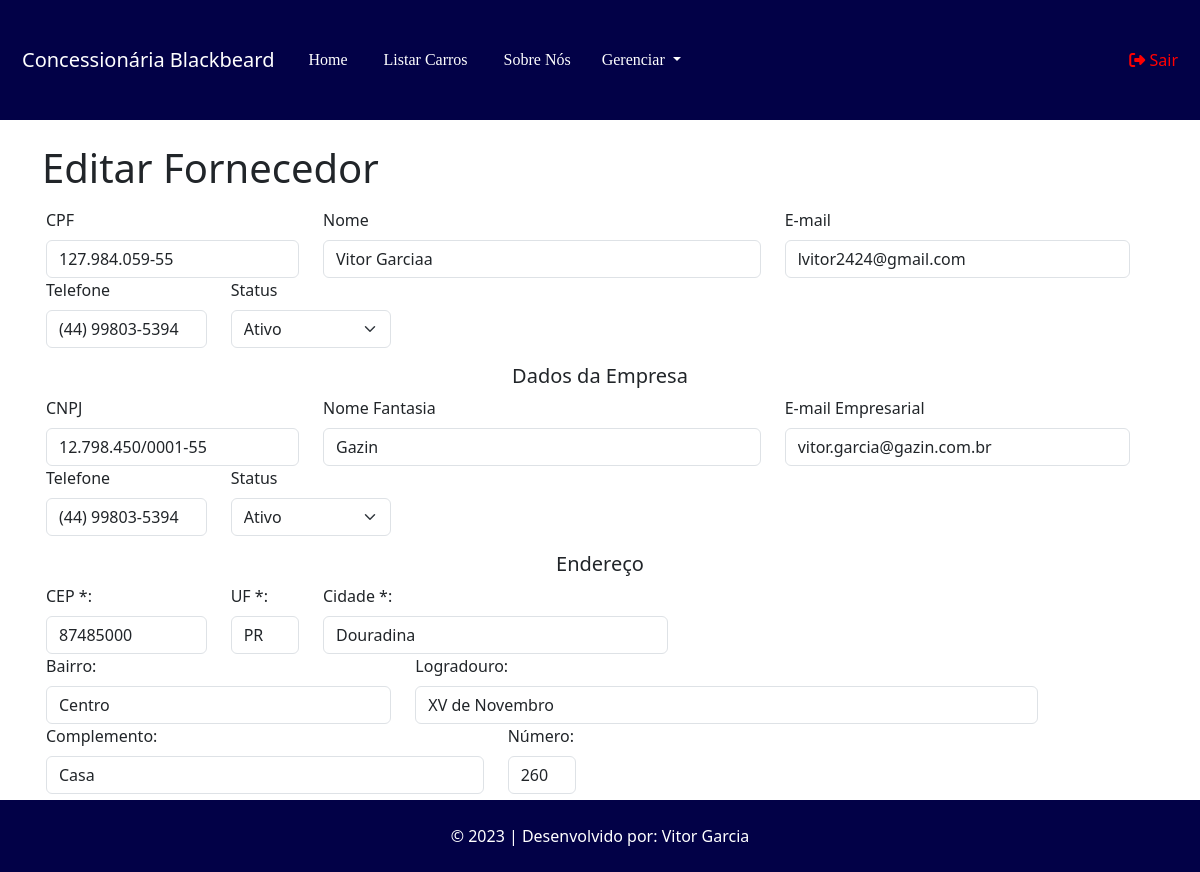
/fornecedor/edicao/1 (signed in), run on the app's committed database.
### tables this page shows
CREATE TABLE `fornecedor` (
  `id` int(11) NOT NULL,
  `nome` varchar(100) NOT NULL,
  `telefone` varchar(20) NOT NULL,
  `email` varchar(100) NOT NULL,
  `cpf` char(15) NOT NULL,
  `status` varchar(12) NOT NULL,
  `cep` varchar(10) DEFAULT NULL,
  `uf` varchar(2) DEFAULT NULL,
  `cidade` varchar(255) DEFAULT NULL,
  `bairro` varchar(255) DEFAULT NULL,
  `logradouro` varchar(255) DEFAULT NULL,
  `complemento` varchar(255) DEFAULT NULL,
  `numero` varchar(10) DEFAULT NULL,
  `cnpj` char(20) NOT NULL,
  `email_empresa` varchar(100) NOT NULL,
  `nome_fantasia` varchar(255) NOT NULL
);

### App/Controllers/Controller.php (called while the page is built, shortened)
<?php
abstract class Controller
{
    private $viewVar;
    public function render($view)
    {
        $viewVar = $this->getViewVar();
        require_once PATH . '/App/Views/layouts/cabecalho.php';
        require_once PATH . '/App/Views/layouts/menu.php';
        require_once PATH . '/App/Views/' . $view . '.php';
        require_once PATH . '/App/Views/layouts/rodape.php';
    }
    public function getViewVar()
    {
        return $this->viewVar;
    }
    public function setViewParam($varName, $varValue)
    {
        if ($varName != "" && $varValue != "") {
            $this->viewVar[$varName] = $varValue;
        }
    }
}

### App/Controllers/FornecedorController.php (called while the page is built, shortened)
<?php
class FornecedorController extends Controller
{
    public function edicao($params){
        $idFornecedor = $params[0];
        $fornecedorDAO = new FornecedorDAO();
        $fornecedor = $fornecedorDAO->listar($idFornecedor);
        $this->render('/fornecedor/editar');
    }
}

### index.php (called while the page is built, shortened)
<?php
try {
    $app = new App();
    $app->run();
}catch (\Exception $e){
    $oError = new Erro($e);
    $oError->render();
}

### App/Lib/Conexao.php (called while the page is built, shortened)
<?php
class Conexao
{
    private static $connection;
    public static function getConnection()
    {
        $pdoConfig = DB_DRIVER . ":" . "host=" . DB_HOST . ";";
        $pdoConfig .= "dbname=" . DB_NAME . ";";
        try {
            if (!isset(self::$connection)) {
                self::$connection = new PDO($pdoConfig, DB_USER, DB_PASSWORD);
                self::$connection->setAttribute(PDO::ATTR_ERRMODE, PDO::ERRMODE_EXCEPTION);
            }
            return self::$connection;
        } catch (PDOException $e) {
            throw new Exception("Erro de conexão com o banco de dados", 500);
        }
    }
}

### App/Models/DAO/BaseDAO.php (called while the page is built, shortened)
<?php
abstract class BaseDAO
{
    private $conexao;
    public function __construct()
    {
        $this->conexao = Conexao::getConnection();
    }
    public function select($sql)
    {
        if (!empty($sql)) {
            return $this->conexao->query($sql);
        }
    }
}

### App/Models/DAO/FornecedorDAO.php (called while the page is built, shortened)
<?php
class FornecedorDAO extends BaseDAO{
    public function listar($id = null){
        if($id){
            $resultado = $this->select(
                "SELECT * FROM fornecedor WHERE id = $id"
            );
            return $resultado->fetchObject(Fornecedor::class);
        } else {
            $resultado = $this->select(
                'SELECT * FROM fornecedor'
            );
            return $resultado->fetchAll(\PDO::FETCH_CLASS, Fornecedor::class);
        }
        return false;
    }
}
?>

### App/Models/Entidades/Fornecedor.php (called while the page is built, shortened)
<?php
class Fornecedor{
     private $id;
     private $nome;
     private $nome_fantasia;
     private $telefone;
     private $email;
     private $email_empresa;
     private $cpf;
     private $cnpj;
     private $status;
     private $cep;
     private $uf;
     private $cidade;
     private $bairro;
     private $logradouro;
     private $complemento;
     private $numero;
     public function getId(){
        return $this->id;
   }
   function getNome(){
        return $this->nome;
   }
    function getNome_fantasia(){
        return $this->nome_fantasia;
    }
   public function getTelefone(){
        return $this->telefone;
   }
   public function getEmail(){
        return $this->email;
   }
   public function getCpf(){
         return $this->cpf;
   }
    public function getEmail_empresa(){
        return $this->email_empresa;
    }
    public function getCnpj(){
        return $this->cnpj;
    }
   public function getStatus(){
        return $this->status;
   }
   public function getCep(){
     return $this->cep;
   }
   public function getUf(){
       return $this->uf;
   }
   public function getCidade(){
       return $this->cidade;
   }
   public function getBairro(){
       return $this->bairro;
   }
   public function getLogradouro(){
       return $this->logradouro;
   }
   public function getComplemento(){
       return $this->complemento;
   }
   public function getNumero(){
       return $this->numero;
   }
}
?>

### App/Views/fornecedor/editar.php (the view, shortened to what this page needs)
<?php
$fornecedor = $viewVar['fornecedor'];
$fornecedorDAO = new FornecedorDAO();
$fornecedor = $fornecedorDAO->listar($fornecedor->getId());
if (isset($_SESSION['login'])) {
?>
<div class="container">
  <br>
    <h1>Editar Fornecedor</h1>
  <br>
  <form action="http://<?php echo APP_HOST; ?>/fornecedor/atualizar" method="post" class="row g-3">
    <div class="row">
        <div class="col-md-3">
                <label for="inputCpf" class="form-label">CPF</label>
                <input type="text" name="cpf" id="cpf" class="form-control" value="<?php echo $fornecedor->getCPF();?>" onkeyup="cpfCheck(this)" maxlength="14" onkeydown="javascript: fMasc( this, mCPF );" required><span id="cpfResponse"></span>
        </div>
      <div class="col-md-5">
      <label for="inputNome" class="form-label">Nome</label>
        <input type="text" class="form-control" id="inputNome" name="nome" value="<?php echo $fornecedor->getNome();?>" required>
      </div>
      <div class="col-md-4">
      <label for="inputEmail" class="form-label">E-mail</label>
        <input type="email" class="form-control" id="inputEmail" name="email" value="<?php echo $fornecedor->getEmail();?>" required>
      </div>
    </div>
    <div class="row">
        <div class="col-md-2">
          <label for="inputTelefone" class="form-label">Telefone</label>
          <input type="tel" class="form-control inputTelefone" id="inputTelefone" name="telefone" value="<?php echo $fornecedor->getTelefone();?>" required>
        </div>
        <div class="col-md-2">
          <label for="selectStatus" class="form-label">Status</label>
            <select class="form-select" aria-label="Status" id="selectStatus" name="status">
              <option <?php echo ($fornecedor->getStatus() == "Ativo" ) ? "selected" : null ; ?> value="Ativo">Ativo</option>
            </select>
        </div>
      </div>
      <h5 class="text-center">Dados da Empresa</h5>
      <div class="row">
        <div class="col-md-3">
                <label for="inputCpf" class="form-label">CNPJ</label>
                <input type="text" name="cnpj" id="inputCnpj" class="form-control" value="<?php echo $fornecedor->getCnpj();?>" required>
        </div>
      <div class="col-md-5">
      <label for="inputNome_fantasia" class="form-label">Nome Fantasia</label>
        <input type="text" class="form-control" id="inputNome_fantasia" name="nome_fantasia" value="<?php echo $fornecedor->getNome_fantasia();?>" required>
      </div>
      <div class="col-md-4">
      <label for="inputEmail_empresa" class="form-label">E-mail Empresarial</label>
        <input type="email_empresa" class="form-control" id="inputEmail_empresa" name="email_empresa" value="<?php echo $fornecedor->getEmail_empresa();?>" required>
      </div>
    </div>
    <div class="row">
        <div class="col-md-2">
          <label for="inputTelefone" class="form-label">Telefone</label>
          <input type="tel" class="form-control" id="inputTelefone" name="telefone" value="<?php echo $fornecedor->getTelefone();?>" required>
        </div>
        <div class="col-md-2">
          <label for="selectStatus" class="form-label">Status</label>
            <select class="form-select" aria-label="Status" id="selectStatus" name="status">
              <option <?php echo ($fornecedor->getStatus() == "Ativo" ) ? "selected" : null ; ?> value="Ativo">Ativo</option>
            </select>
        </div>
      </div>
    <h5 class="text-center">Endereço</h5>
            <div class="row">
                <div class="col-md-2">
                    <label for="cep" class="form-label">CEP *: </label>
                    <input type="text" class="form-control" name="cep" id="cep" maxlength="8" placeholder="Somente Números" onblur="pesquisacep(this.value);" value="<?php echo $fornecedor->getCEP();?>" required>
                </div>
                <div class="form-group col-md-1">
                <label for="uf" class="form-label">UF *: </label>
                    <input type="text" class="form-control disabled" name="uf" value="<?php echo $fornecedor->getUF();?>" id="uf" size="2" maxlength="2" readonly>
                </div>
                <div class="form-group col-md-4">
                <label for="cidade" class="form-label">Cidade *: </label>
                    <input type="text" class="form-control" name="cidade" id="cidade" value="<?php echo $fornecedor->getCidade();?>" readonly>
                </div>
            </div>
            <div class="row">
                <div class="form-group col-md-4">
                    <label for="bairro"class="form-label">Bairro: </label>
                    <input type="text" class="form-control" name="bairro" id="bairro" value="<?php echo $fornecedor->getBairro();?>">
                </div>
                <div class="form-group col-md-7">
                    <label for="logradouro"class="form-label">Logradouro: </label>
                    <input type="text" class="form-control" name="logradouro" id="logradouro" value="<?php echo $fornecedor->getLogradouro();?>">
                </div>
            </div>
            <div class="row">
                <div class="form-group col-md-5">
                    <label for="complemento"class="form-label">Complemento: </label>
                    <input type="text" class="form-control" name="complemento" id="complemento" value="<?php echo $fornecedor->getComplemento();?>" >
                </div>
                <div class="form-group col-md-1">
                    <label for="numero"class="form-label">Número: </label>
                    <input type="text" class="form-control" name="numero" id="numero" value="<?php echo $fornecedor->getNumero();?>">
                </div>
            </div>
    <div class="col-md-12 d-flex justify-content-end">
      <button type="submit" class="btn btn-success">Atualizar</button>&nbsp&nbsp
      <a href="http://<?php echo APP_HOST; ?>/fornecedor/pesquisar" class="btn btn-danger btn-sm">Cancelar</a>
   </div>
  </form>
  <br>
</div>
<?php
    }
?>

### data on the page
fornecedor: cpf "127.984.059-55", nome "Vitor Garciaa", email "lvitor2424@gmail.com", telefone "(44) 99803-5394", status "Ativo", cnpj "12.798.450/0001-55", nome_fantasia "Gazin", email_empresa "vitor.garcia@gazin.com.br", cep "87485000", uf "PR", cidade "Douradina", bairro "Centro", logradouro "XV de Novembro", complemento "Casa", numero "260"
